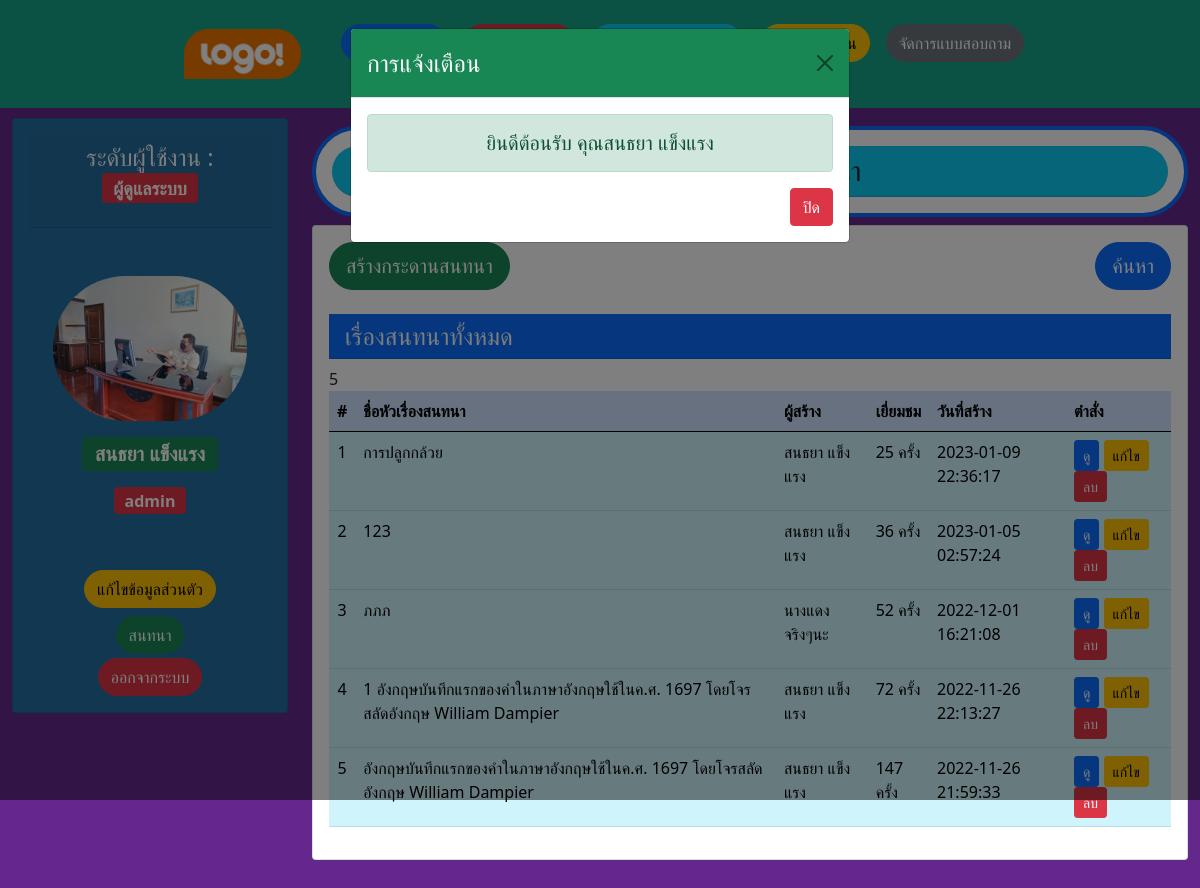
Screenshot of /admin/admin-add-webboard.php (signed in) with the database file from the repository.
### tables this page shows
CREATE TABLE `users` (
  `id_user` int(5) NOT NULL COMMENT 'รหัส',
  `usernames` varchar(50) NOT NULL COMMENT 'ชื่อผู้ใช้งาน',
  `passwords` varchar(50) NOT NULL COMMENT 'รหัสผ่าน',
  `fname` varchar(100) NOT NULL COMMENT 'ชื่อ',
  `lname` varchar(100) NOT NULL COMMENT 'นามสกุล',
  `tel` text NOT NULL,
  `address` text NOT NULL COMMENT 'ที่อยู่',
  `pic` varchar(100) NOT NULL DEFAULT 'pic_default.jpg' COMMENT 'รูป',
  `birthday` date NOT NULL,
  `user_level` int(1) NOT NULL DEFAULT '0' COMMENT 'ระดับผู้ใช้งาน'
);

CREATE TABLE `webboard` (
  `id_webboard` int(5) NOT NULL,
  `id_user` int(5) NOT NULL,
  `topic_webboard` varchar(255) NOT NULL,
  `detail_webboard` text NOT NULL,
  `pic_webboard` varchar(100) NOT NULL,
  `webboard_datetime` datetime NOT NULL,
  `view_webboard` int(5) NOT NULL DEFAULT '0'
);

### admin/admin-add-webboard.php (the view, shortened to what this page needs)
<?php
  require('../dbcon.php');
?>
<!doctype html>
<html lang="en">
  <head>
      <link href="../css/bootstrap.min.css" rel="stylesheet">
  </head>
  <body style="height: 5000px; padding-top: 70px;background: rgb(100, 40, 140);">
    <div class="container-fluid">
      <?php include 'nav-admin.php' ?>
      <div class="row justify-content-center">
        <div class="col-md-3 d-none d-lg-block">
          <?php include 'nav-left.php'; ?>
        </div>
        <div class="col-md-9">
          <div class="card border-4 border-primary my-2 rounded-pill">
            <div class="card-body">
              <h3 class="card-header bg-info text-center rounded-pill">จัดการกระดาษสนทนา</h3>
            </div>
          </div>
          <div class="card">
            <div class="card-body">
              <div class="form-group mb-5">
                <a href="#search-webboard" class="btn btn-primary btn-lg rounded-pill float-end" data-bs-toggle="modal">ค้นหา</a>
                <a href="#add-webboard" class="btn btn-success btn-lg rounded-pill mb-3 float-start" data-bs-toggle="modal">สร้างกระดานสนทนา</a>
              </div>
              <br>
              <h4 class="bg-primary card-header text-light mb-2">เรื่องสนทนาทั้งหมด</h4>
              <table class="table table-hover table-info">
                <thead>
                  <tr class="table-primary">
                    <th class="text-center">#</th>
                    <th scope="col">ชื่อหัวเรื่องสนทนา</th>
                    <th scope="col">ผู้สร้าง</th>
                    <th scope="col">เยี่ยมชม</th>
                    <th scope="col">วันที่สร้าง</th>
                    <th scope="col">ตำสั่ง</th>
                  </tr>
                </thead>
                <tbody>
                  <?php
                if (isset($_SESSION['search_webboard'])) {
                  $search_webboard=$_SESSION['search_webboard'];
                  $sql="SELECT * FROM webboard,users WHERE (topic_webboard LIKE '%$search_webboard%' or detail_webboard LIKE '%$search_webboard%') and users.id_user=webboard.id_user ORDER BY webboard.id_webboard DESC";
                }else{
                  $sql = "SELECT * FROM webboard,users WHERE users.id_user=webboard.id_user ORDER BY webboard.id_webboard DESC";
                }
                $result=mysqli_query($conn,$sql);
                if ($count==0) { ?>
                <?php }
                $i=1;
                  while( $row = mysqli_fetch_object($result)){
                   ?>
                  <tr>
                    <td class="text-center"><?php echo $i++; ?></td>
                    <td><?php echo $row->topic_webboard ?></td>
                    <td><?php echo $row->fname." ".$row->lname; ?></td>
                    <td><?php echo $row->view_webboard." ครั้ง"; ?></td>
                    <td><?php echo $row->webboard_datetime; ?></td>
                    <td>
                      <a href="show-webboard.php?id_webboard=<?php echo $row->id_webboard;?>" class="btn btn-primary btn-sm">ดู</a>
                      <a href="#edit-webboard<?php echo $i;?>" data-bs-toggle="modal" class="btn btn-warning btn-sm">แก้ไข</a>
                      <a href="sql/del-webboard.php?id_webboard=<?php echo $row->id_webboard;?>" class="btn btn-danger btn-sm" onclick="return confirm('ยืนยันการลบข้อมูล ?');">ลบ</a>
                    </td>
                  </tr>
                <?php } ?>
                </tbody>
              </table>
            </div>
          </div>
        </div>
      </div>
    </div>
  <?php include '../alert-modal.php'; ?>
  </body>
</html>

### admin/nav-left.php
<div class="card text-light d-none d-lg-block" style="background-color: rgb(36, 113, 163);" >
	<div class="card-body">
		<h4 class="card-header text-center">ระดับผู้ใช้งาน :
			<p class="badge bg-danger">ผู้ดูแลระบบ</p>
		</h4>
	    <div class="d-flex flex-column align-items-center text-center">
        	<img class="rounded-pill mt-5" width="80%" src="../uploads/<?php echo $row->pic;?>">
	          <p class="form-label badge bg-success fs-5 font-weight-bold mt-3"><?php echo $row->fname." ".$row->lname; ?></p>
	          <p class="form-label badge fs-6 mt-2 <?php if($row->user_level==1){echo "bg-danger";}else{echo "bg-warning";} ?>"><?php echo $row->usernames; ?></p>
        	<div class="mt-5">
            	<a href="edit-admin.php" class="btn btn-warning rounded-pill">แก้ไขข้อมูลส่วนตัว</a>
          	</div>
          	<div class="mt-2">
          		<a href="admin-add-chat-room.php" class="btn btn-success rounded-pill">สนทนา</a>
          	</div>
	        <div class="mt-1">
	            <a href="../logout.php" class="btn btn-danger rounded-pill">ออกจากระบบ</a>
	        </div>
        </div>
	</div>
</div>

### rows the page displays
users: pic (picture), fname "สนธยา", lname "แข็งแรง", usernames "admin"
webboard: topic_webboard "การปลูกกล้วย", id_user.fname "สนธยา", id_user.lname "แข็งแรง", view_webboard "25", webboard_datetime "2023-01-09 22:36:17"
webboard: topic_webboard "123", id_user.fname "สนธยา", id_user.lname "แข็งแรง", view_webboard "36", webboard_datetime "2023-01-05 02:57:24"
webboard: topic_webboard "ภภภ", id_user.fname "นางแดง", id_user.lname "จริงๆนะ", view_webboard "52", webboard_datetime "2022-12-01 16:21:08"
webboard: topic_webboard "1 อังกฤษบันทึกแรกของคำในภาษาอังกฤษใช้ในค.ศ. 1697 โดยโจรสลัดอังกฤษ William Dampier", id_user.fname "สนธยา", id_user.lname "แข็งแรง", view_webboard "72", webboard_datetime "2022-11-26 22:13:27"
webboard: topic_webboard "อังกฤษบันทึกแรกของคำในภาษาอังกฤษใช้ในค.ศ. 1697 โดยโจรสลัดอังกฤษ William Dampier", id_user.fname "สนธยา", id_user.lname "แข็งแรง", view_webboard "147", webboard_datetime "2022-11-26 21:59:33"

### other values shown
$_SESSION['ok'] "ยินดีต้อนรับ คุณสนธยา แข็งแรง"
